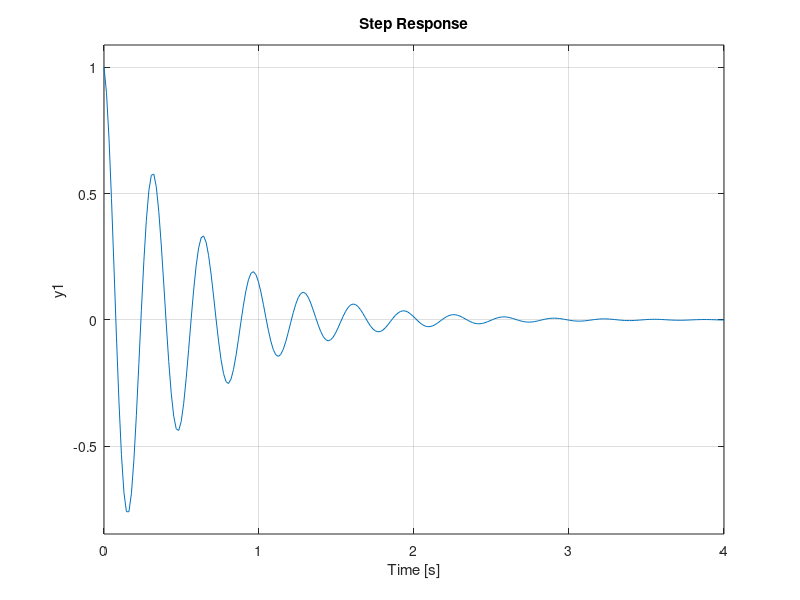
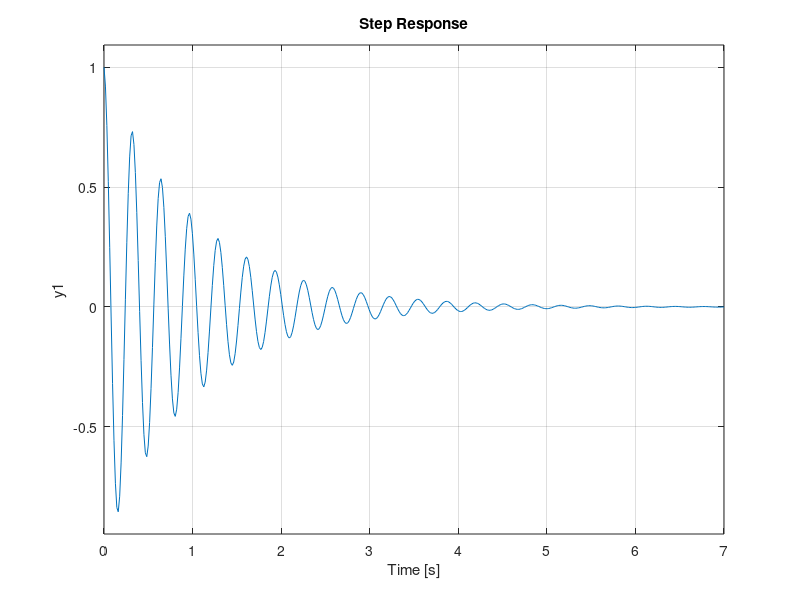

The MATLAB script that drew these images, in order:
close all; clear, clc

% For real life
m= 30000; % Mass of the building
a= 0.3; % Column thickness
h= 3; % Column height
E= 38e9; % Concrete modulus of elasticity
mu= 50; % Viscosity
A= 2 * (2.2*1.4); %Plate area
y= 0.075; % Gap
zSt= 0.05; % Zeta for building
I= (a^4)/12; % Area moment of inertia of the columns
k= 4*(3*E*I/(h^3)); % Column stiffness
wn= sqrt(k/m); % Natural frequency

bNS= mu*A/y % Damping coef for VWD
bVWD= 44.8e3;
bSt= zSt*2*m*wn; % Damping coef for Structure
bT= bVWD+bSt; % Total damping coef
zT= bT/(2*wn*m); 

% s^2+c1*s+c2
c1= 2*wn*zT;
c2= wn^2;
num= [1 0 0];
den= [1 c1 c2];
TFvwd= tf(num,den)

figure, step(TFvwd)

c1N=2*wn*zSt;
c2N=wn^2;
numN= [1 0 0];
denN= [1 c1N c2N];
TFn= tf(numN,denN)

figure, step(TFn)
